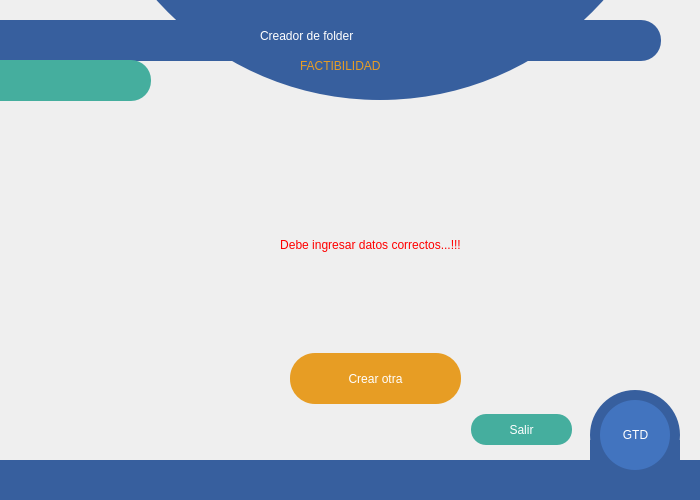
<?xml version="1.0" encoding="UTF-8"?>
<ui version="4.0">
 <class>MainWindow</class>
 <widget class="QMainWindow" name="MainWindow">
  <property name="geometry">
   <rect>
    <x>0</x>
    <y>0</y>
    <width>700</width>
    <height>500</height>
   </rect>
  </property>
  <property name="minimumSize">
   <size>
    <width>700</width>
    <height>500</height>
   </size>
  </property>
  <property name="maximumSize">
   <size>
    <width>700</width>
    <height>498</height>
   </size>
  </property>
  <property name="windowTitle">
   <string>MainWindow</string>
  </property>
  <property name="styleSheet">
   <string notr="true"/>
  </property>
  <widget class="QWidget" name="centralwidget">
   <widget class="QPushButton" name="button_crear">
    <property name="geometry">
     <rect>
      <x>290</x>
      <y>353</y>
      <width>171</width>
      <height>51</height>
     </rect>
    </property>
    <property name="styleSheet">
     <string notr="true">border-radius: 25px;
background-color: rgb(231, 157, 36);
color: rgb(255, 255, 255);
font: 15pt &quot;Swis721 Blk BT&quot;;</string>
    </property>
    <property name="text">
     <string>Crear otra</string>
    </property>
   </widget>
   <widget class="QPushButton" name="salir">
    <property name="geometry">
     <rect>
      <x>471</x>
      <y>414</y>
      <width>101</width>
      <height>31</height>
     </rect>
    </property>
    <property name="styleSheet">
     <string notr="true">border-radius: 15px;
color: rgb(255, 255, 255);
font: 10pt &quot;Swis721 Blk BT&quot;;
background-color: rgb(69, 174, 158);</string>
    </property>
    <property name="text">
     <string>Salir</string>
    </property>
   </widget>
   <widget class="QLabel" name="label">
    <property name="geometry">
     <rect>
      <x>110</x>
      <y>320</y>
      <width>531</width>
      <height>21</height>
     </rect>
    </property>
    <property name="styleSheet">
     <string notr="true">color: rgb(255, 0, 0);</string>
    </property>
    <property name="text">
     <string>&lt;html&gt;&lt;head/&gt;&lt;body&gt;&lt;p align=&quot;center&quot;&gt;&lt;br/&gt;&lt;/p&gt;&lt;/body&gt;&lt;/html&gt;</string>
    </property>
   </widget>
   <widget class="QWidget" name="verticalWidget" native="true">
    <property name="geometry">
     <rect>
      <x>0</x>
      <y>460</y>
      <width>701</width>
      <height>41</height>
     </rect>
    </property>
    <property name="styleSheet">
     <string notr="true">background-color: rgb(55, 95, 158);</string>
    </property>
    <layout class="QVBoxLayout" name="verticalLayout"/>
   </widget>
   <widget class="QGroupBox" name="verticalGroupBox_2">
    <property name="geometry">
     <rect>
      <x>-40</x>
      <y>20</y>
      <width>701</width>
      <height>41</height>
     </rect>
    </property>
    <property name="styleSheet">
     <string notr="true">background-color: rgb(55, 95, 158);
border-radius: 20px</string>
    </property>
    <layout class="QVBoxLayout" name="verticalLayout_3"/>
   </widget>
   <widget class="QWidget" name="verticalWidget_3" native="true">
    <property name="geometry">
     <rect>
      <x>-30</x>
      <y>60</y>
      <width>181</width>
      <height>41</height>
     </rect>
    </property>
    <property name="styleSheet">
     <string notr="true">background-color: rgb(69, 174, 158);
border-radius: 20px</string>
    </property>
    <layout class="QVBoxLayout" name="verticalLayout_4"/>
   </widget>
   <widget class="QWidget" name="verticalWidget_4" native="true">
    <property name="geometry">
     <rect>
      <x>590</x>
      <y>390</y>
      <width>90</width>
      <height>90</height>
     </rect>
    </property>
    <property name="styleSheet">
     <string notr="true">background-color: rgb(55, 95, 158);
border-radius: 45px</string>
    </property>
    <layout class="QVBoxLayout" name="verticalLayout_5"/>
   </widget>
   <widget class="QWidget" name="verticalWidget_5" native="true">
    <property name="geometry">
     <rect>
      <x>80</x>
      <y>-500</y>
      <width>600</width>
      <height>600</height>
     </rect>
    </property>
    <property name="styleSheet">
     <string notr="true">background-color: rgb(55, 95, 158);
border-radius: 300px</string>
    </property>
    <layout class="QVBoxLayout" name="verticalLayout_6"/>
   </widget>
   <widget class="QWidget" name="verticalWidget_6" native="true">
    <property name="geometry">
     <rect>
      <x>590</x>
      <y>440</y>
      <width>90</width>
      <height>90</height>
     </rect>
    </property>
    <property name="styleSheet">
     <string notr="true">background-color: rgb(55, 95, 158);</string>
    </property>
    <layout class="QVBoxLayout" name="verticalLayout_7"/>
   </widget>
   <widget class="QLabel" name="label_2">
    <property name="geometry">
     <rect>
      <x>260</x>
      <y>20</y>
      <width>241</width>
      <height>31</height>
     </rect>
    </property>
    <property name="styleSheet">
     <string notr="true">color: rgb(255, 255, 255);
font: 15pt &quot;Swis721 Blk BT&quot;;</string>
    </property>
    <property name="text">
     <string>Creador de folder</string>
    </property>
   </widget>
   <widget class="QLabel" name="label_3">
    <property name="geometry">
     <rect>
      <x>300</x>
      <y>50</y>
      <width>181</width>
      <height>31</height>
     </rect>
    </property>
    <property name="styleSheet">
     <string notr="true">color: rgb(231, 157, 36);
font: 14pt &quot;Swis721 Blk BT&quot;;</string>
    </property>
    <property name="text">
     <string>FACTIBILIDAD</string>
    </property>
   </widget>
   <widget class="QLabel" name="label_4">
    <property name="geometry">
     <rect>
      <x>140</x>
      <y>150</y>
      <width>461</width>
      <height>191</height>
     </rect>
    </property>
    <property name="styleSheet">
     <string notr="true">color: rgb(0, 0, 0);
font: 14pt &quot;Swis721 Blk BT&quot;;
</string>
    </property>
    <property name="text">
     <string>&lt;html&gt;&lt;head/&gt;&lt;body&gt;&lt;p align=&quot;center&quot;&gt;&lt;span style=&quot; color:#ff0000;&quot;&gt;Debe ingresar datos correctos...!!!&lt;/span&gt;&lt;/p&gt;&lt;/body&gt;&lt;/html&gt;</string>
    </property>
   </widget>
   <widget class="QWidget" name="verticalWidget_12" native="true">
    <property name="geometry">
     <rect>
      <x>600</x>
      <y>400</y>
      <width>70</width>
      <height>70</height>
     </rect>
    </property>
    <property name="styleSheet">
     <string notr="true">background-color: rgb(66, 116, 191);
border-radius: 35px</string>
    </property>
    <layout class="QVBoxLayout" name="verticalLayout_13"/>
   </widget>
   <widget class="QLabel" name="label_5">
    <property name="geometry">
     <rect>
      <x>605</x>
      <y>420</y>
      <width>61</width>
      <height>31</height>
     </rect>
    </property>
    <property name="styleSheet">
     <string notr="true">color: rgb(255, 255, 255);
font: 15pt &quot;Swis721 Blk BT&quot;;</string>
    </property>
    <property name="text">
     <string>&lt;html&gt;&lt;head/&gt;&lt;body&gt;&lt;p align=&quot;center&quot;&gt;GTD&lt;/p&gt;&lt;/body&gt;&lt;/html&gt;</string>
    </property>
   </widget>
  </widget>
 </widget>
 <resources/>
 <connections/>
</ui>
